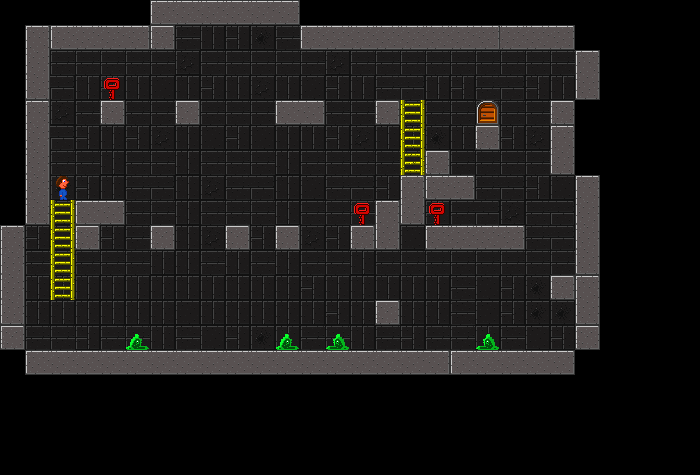

The image is a tile-based game level rendered from a .tmx file. Its description and source (layers, tilesets, objects; grid data summarised) follow:
An orthogonal 28x19 tile map with 25x25 px tiles, 3 tile layers (bkg, blocks, entities), 3 tilesets.

<map version="1.0" orientation="orthogonal" width="28" height="19" tilewidth="25" tileheight="25">
 <tileset firstgid="1" source="blocks.tsx" />
 <tileset firstgid="33" source="entities.tsx" />
 <tileset firstgid="49" source="bkg.tsx" />
 <layer name="bkg" width="28" height="19">
  <data>[532 cells, 243 non-empty, 8 distinct tile ids]</data>
 </layer>
 <layer name="blocks" width="28" height="19">
  <data>[532 cells, 106 non-empty, 11 distinct tile ids]</data>
 </layer>
 <layer name="entities" width="28" height="19">
  <data>[532 cells, 5 non-empty, 3 distinct tile ids]</data>
 </layer>
</map>
